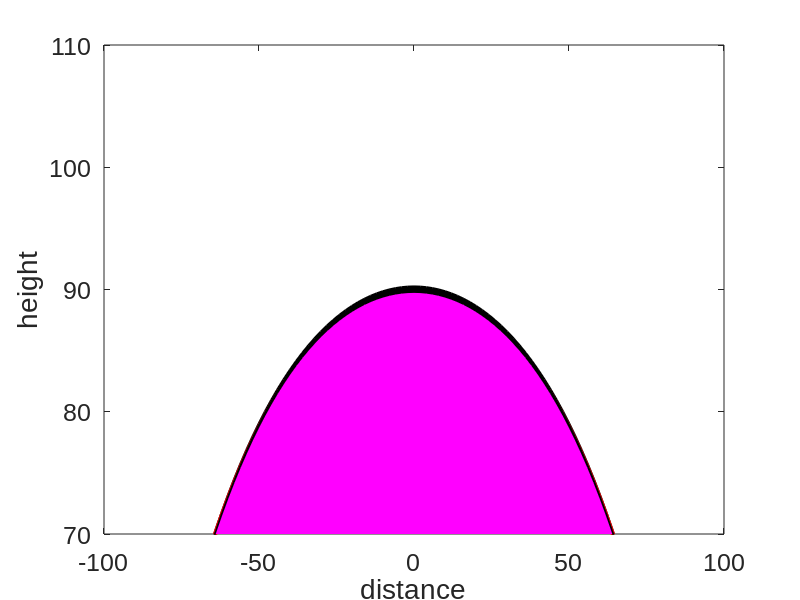

Source code (MATLAB):
%% Rachel Havranek, Feb 9, 2016
% Version 2 the Hillslopes model

%% Initialize
%horizontal array: this is analagous to my z array in the last fcts I did
dx = 2;
L=100;
xmax = L; % length L
xmin=-1*L;
x=xmin:dx:xmax;
N=length(x);

%topography
zbmax=100;
S0=0.2;
zb=zbmax-S0*abs(x);

%time array:
tmax=10e5; % years
dt=100; %time step, years
t=0:dt:tmax; %creates an array of time steps (time)

%Variables:
rhor=2750; %kg/m^3, typical granite
rhos=1300; %kg/m^3, from google search
wdot0=5e-5; 
kappa=0.003; %m^2/yr from: Roering et al., 2001
k=kappa*rhos;
edot=2e-3; %m/yr 
H0=1;
H=H0*ones(size(x));
Hstar=0.3; %m

z=zb+H;
 
imax=length(t); %loop goes every time step
nplots=100; %so we only see 100 plots, and not every time
tplot=tmax/nplots; %the amount of time between each plot

%% RUN

for i=1:imax
%weathering of bedrock:
wdot=wdot0*exp(-H/Hstar);

%change in the height of the bedrock
dzdx= diff(z)/dx; %make a dz/dx array - slope of the hill
 
 %Calculate the slope flux
Q=-k*dzdx; %the flux based on the slope of the hill

%rate of change of flux 
dQdx=diff(Q)/dx; %change in slope of the hill - second derivative (concave down)
 
dHdt=zeros(size(x));
dHdt(2:end-1)= ((rhor/rhos)*wdot(2:end-1))-((1/rhos)*dQdx);

H(2:end-1)=H(2:end-1)+(dHdt(2:end-1)*dt);
H=max(0,H);
zb(2:end-1)=zb(2:end-1)-(wdot(2:end-1)*dt);

H(1)=0;
H(end)=0;
zb(1)=zb(1)-(edot*dt);
zb(end)=zb(end)-(edot*dt);
%define H(1)/end and zb (1,end)

z=zb+H;
if(rem(t(i),tplot)==0)  
figure(1)
     plot(x,z,'k', 'linewidth', 2)
     hold on
     plot (x,zb,'r', 'linewidth',3)
     axis ([-L,L,70, 110])
      X=[x,fliplr(x)]; %this makes a vector from x, and flip x left to right
       Y=[zb,fliplr(z)];%makes a vector b/n zb and z
    fill(X,Y,'k'); % this colors  - fill the vector X through Y 
       Z=[zb,fliplr(ones(1,length(x)))];
       fill(X,Z,'m');
    %ht=text(95,-1000,['  ',num2str(t(i)/1000), ' kyears  '],'fontsize',18);
     xlabel('distance','fontname','arial','fontsize',21)
     ylabel('height','fontname','arial','fontsize',21)
     set(gca,'fontsize',18,'fontname','arial')
     pause(0.1)
     hold off
end
end


